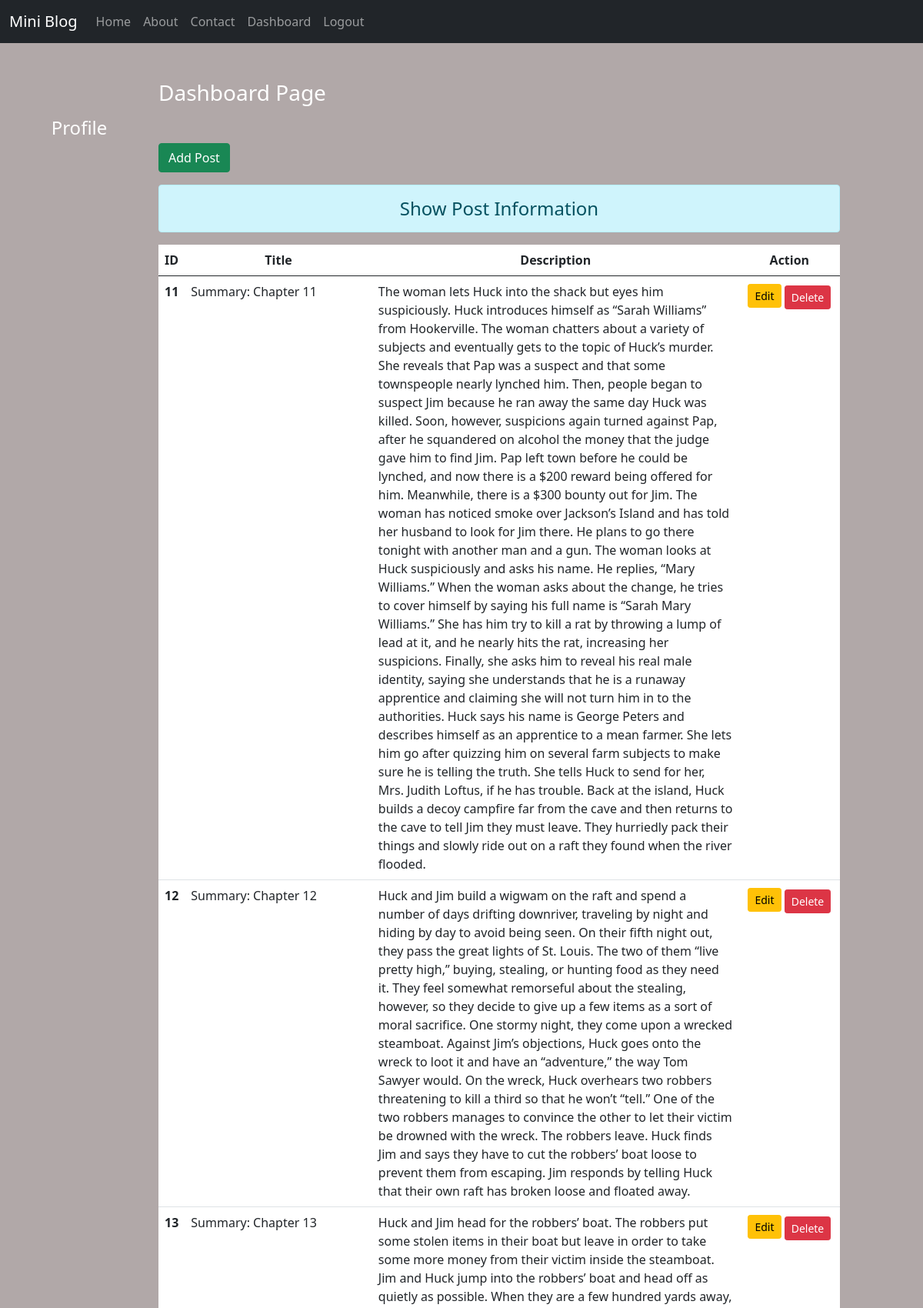
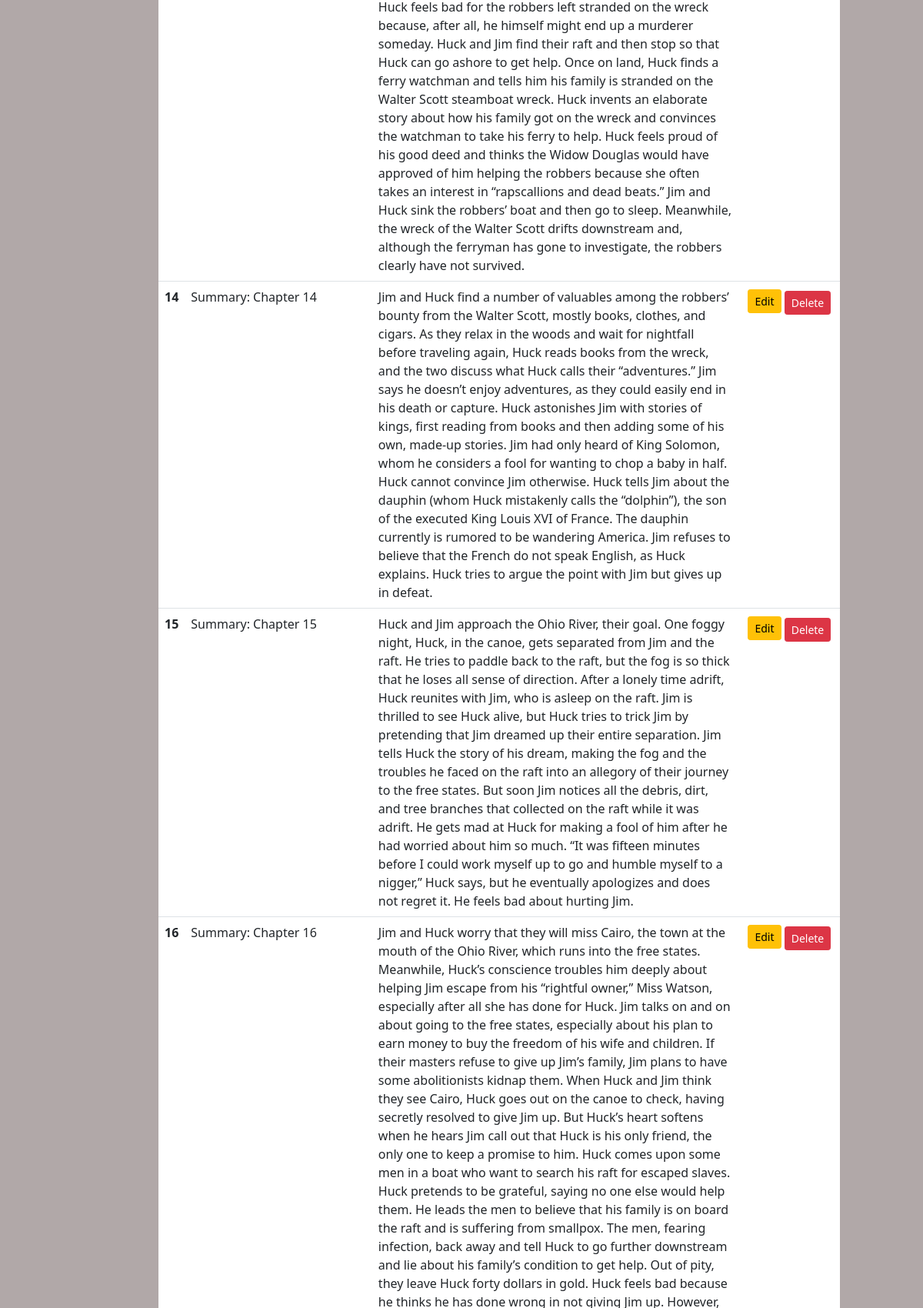
The page /dashboard/ (signed in, upper part) on the database its author committed (2 pictures, top to bottom).
### blog/models.py (models this page shows)
class post(models.Model):
    title = models.CharField(max_length=150)
    desc = models.TextField()

### blog/views.py (the view)
# urls.py: path('dashboard/',views.dashboard,name='dashboard'),
def dashboard(request):
    if request.user.is_authenticated:
        posts = post.objects.all()
        user =request.user
        fullname=user.get_full_name()
        gps = user.groups.all()
        return render(request, 'blog/dashboard.html',{'posts':posts,'fullname':fullname,'groups':gps})
    else:
        return HttpResponseRedirect('/login/')

### blog/templates/blog/dashboard.html (shortened to what this page needs)
{% extends 'blog/base.html' %}
 {% load static %}
{% block side %}
<div class="col-sm-2 text-white my-5 text-center">
  <h4 class="my-5">Profile</h4>
</div>
{% endblock side %}
{% block content %}
<div class="container col-sm-10">
  <h3 class="text-white my-5">Dashboard Page</h3>
  <a href="{% url 'addpost' %}" class="btn btn-success">Add Post</a>
  <h4 class="text-center alert alert-info mt-3">Show Post Information</h4>
  {% if posts %}
  <table class="table table-hover bg-white">
    <thead>
      <tr class="text-center">
        <th scope="col" style="width:2%">ID</th>
        <th scope="col" style="width: 28%;">Title</th>
        <th scope="col" style="width: 55%;">Description</th>
        <th scope="col" style="width: 15%;">Action</th>
      </tr>
    </thead>
    <tbody>
      {% for post in posts %}
      <tr>
        <th scope="row">{{post.id}}</th>
        <td>{{post.title}}</td>
        <td>{{post.desc}}</td>
        <td class="text-center">
          <a href="{% url 'updatepost' post.id %}" class="btn btn-warning btn-sm">Edit</a>
          {% if perms.blog.delete_post %}
          <form action="{% url 'deletepost' post.id %}" method="post" class="d-inline">
            <input type="submit" value="Delete" class="btn btn-danger btn-sm mt-1">
          </form>
          {% endif %}
        </td>
      </tr>
      {% endfor %}
    </tbody>
  </table>
  {% else %}
  <h3 class="text-center alert alert-warning">No Records</h3>
  {% endif %}
</div>
{% endblock content %}

### blog/templates/blog/base.html (shortened to what this page needs)
<!DOCTYPE html>
{% load static %}
<html lang="en">
<head>
    <link rel="stylesheet" href="{% static 'blog/css/bootstrap.css' %}">
    <link rel="stylesheet" href="{% static 'blog/css/style.css' %}">
</head>
<body>
    <div class="container-fluid bg-dark">
        {% include 'blog/navbar.html' %}
    </div>
        <div class="container row">
            {% block side %}
            {% endblock side %}
            {% block content %}
            {% endblock content %}
        </div>
</body>
</html>

### blog/templates/blog/navbar.html (shortened to what this page needs)
<nav class="navbar navbar-expand-lg navbar-dark bg-dark">
    <a class="navbar-brand" href="#">Mini Blog</a>
    <div class="collapse navbar-collapse" id="navbarNav">
      <ul class="navbar-nav">
        <li class="nav-item active">
          <a class="nav-link" href="/">Home</a>
        </li>
        <li class="nav-item">
          <a class="nav-link" href="{% url 'about' %}">About</a>
        </li>
        <li class="nav-item">
          <a class="nav-link" href="{% url 'contact' %}">Contact</a>
        </li>
        {% if request.user.is_authenticated %}
        <li class="nav-item">
            <a class="nav-link" href="{% url 'dashboard' %}">Dashboard</a>
          </li>
          <li class="nav-item">
            <a class="nav-link" href="{% url 'logout' %}">Logout</a>
          </li>
             {% endif %}
      </ul>
    </div>
  </nav>

### blog/static/blog/css/style.css (style rules this page uses)
body { background-color: rgb(177,168,168); color: antiquewhite; }

### rows shown on the page
post: id "11", title "Summary: Chapter 11", desc "The woman lets Huck into the shack but eyes him suspiciously. Huck introduces himself as “Sarah Williams” from Hookerville. The woman chatters about a variety of subjects and eventually gets to the topic of Huck’s murder. She reveals that Pap was a suspect and that some townspeople nearly lynched him. Then, people began to suspect Jim because he ran away the same day Huck was killed. Soon, however, suspicions again turned against Pap, after he squandered on alcohol the money that the judge gave him to find Jim. Pap left town before he could be lynched, and now there is a $200 reward being offered for him. Meanwhile, there is a $300 bounty out for Jim. The woman has noticed smoke over…"
post: id "12", title "Summary: Chapter 12", desc "Huck and Jim build a wigwam on the raft and spend a number of days drifting downriver, traveling by night and hiding by day to avoid being seen. On their fifth night out, they pass the great lights of St. Louis. The two of them “live pretty high,” buying, stealing, or hunting food as they need it. They feel somewhat remorseful about the stealing, however, so they decide to give up a few items as a sort of moral sacrifice. One stormy night, they come upon a wrecked steamboat. Against Jim’s objections, Huck goes onto the wreck to loot it and have an “adventure,” the way Tom Sawyer would. On the wreck, Huck overhears two robbers threatening to kill a third so that he won’t “tell.” One of the…"
post: id "13", title "Summary: Chapter 13", desc "Huck and Jim head for the robbers’ boat. The robbers put some stolen items in their boat but leave in order to take some more money from their victim inside the steamboat. Jim and Huck jump into the robbers’ boat and head off as quietly as possible. When they are a few hundred yards away, Huck feels bad for the robbers left stranded on the wreck because, after all, he himself might end up a murderer someday. Huck and Jim find their raft and then stop so that Huck can go ashore to get help. Once on land, Huck finds a ferry watchman and tells him his family is stranded on the Walter Scott steamboat wreck. Huck invents an elaborate story about how his family got on the wreck and convinces the…"
post: id "14", title "Summary: Chapter 14", desc "Jim and Huck find a number of valuables among the robbers’ bounty from the Walter Scott, mostly books, clothes, and cigars. As they relax in the woods and wait for nightfall before traveling again, Huck reads books from the wreck, and the two discuss what Huck calls their “adventures.” Jim says he doesn’t enjoy adventures, as they could easily end in his death or capture. Huck astonishes Jim with stories of kings, first reading from books and then adding some of his own, made-up stories. Jim had only heard of King Solomon, whom he considers a fool for wanting to chop a baby in half. Huck cannot convince Jim otherwise. Huck tells Jim about the dauphin (whom Huck mistakenly calls the…"
post: id "15", title "Summary: Chapter 15", desc "Huck and Jim approach the Ohio River, their goal. One foggy night, Huck, in the canoe, gets separated from Jim and the raft. He tries to paddle back to the raft, but the fog is so thick that he loses all sense of direction. After a lonely time adrift, Huck reunites with Jim, who is asleep on the raft. Jim is thrilled to see Huck alive, but Huck tries to trick Jim by pretending that Jim dreamed up their entire separation. Jim tells Huck the story of his dream, making the fog and the troubles he faced on the raft into an allegory of their journey to the free states. But soon Jim notices all the debris, dirt, and tree branches that collected on the raft while it was adrift. He gets mad at Huck…"
post: id "16", title "Summary: Chapter 16"
